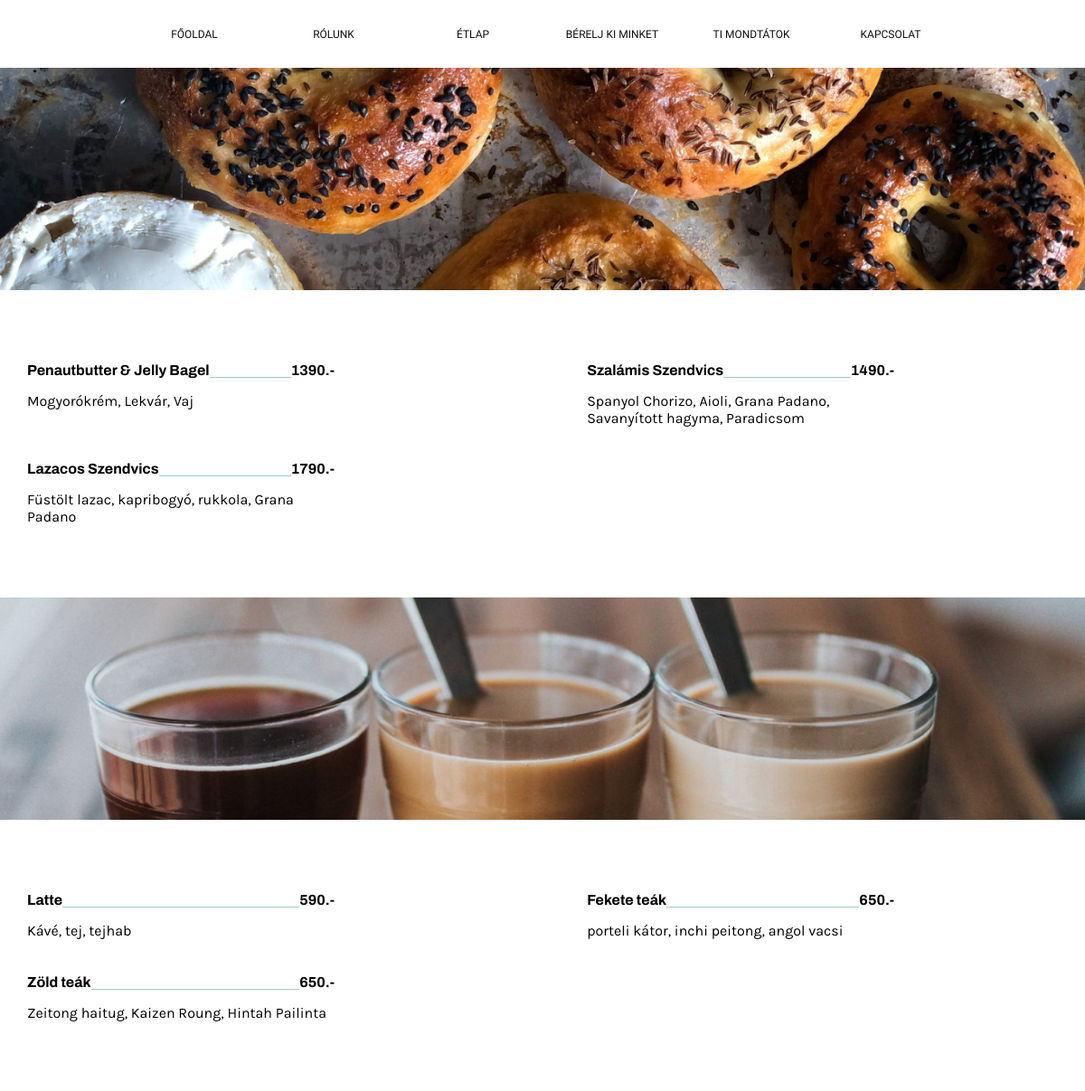
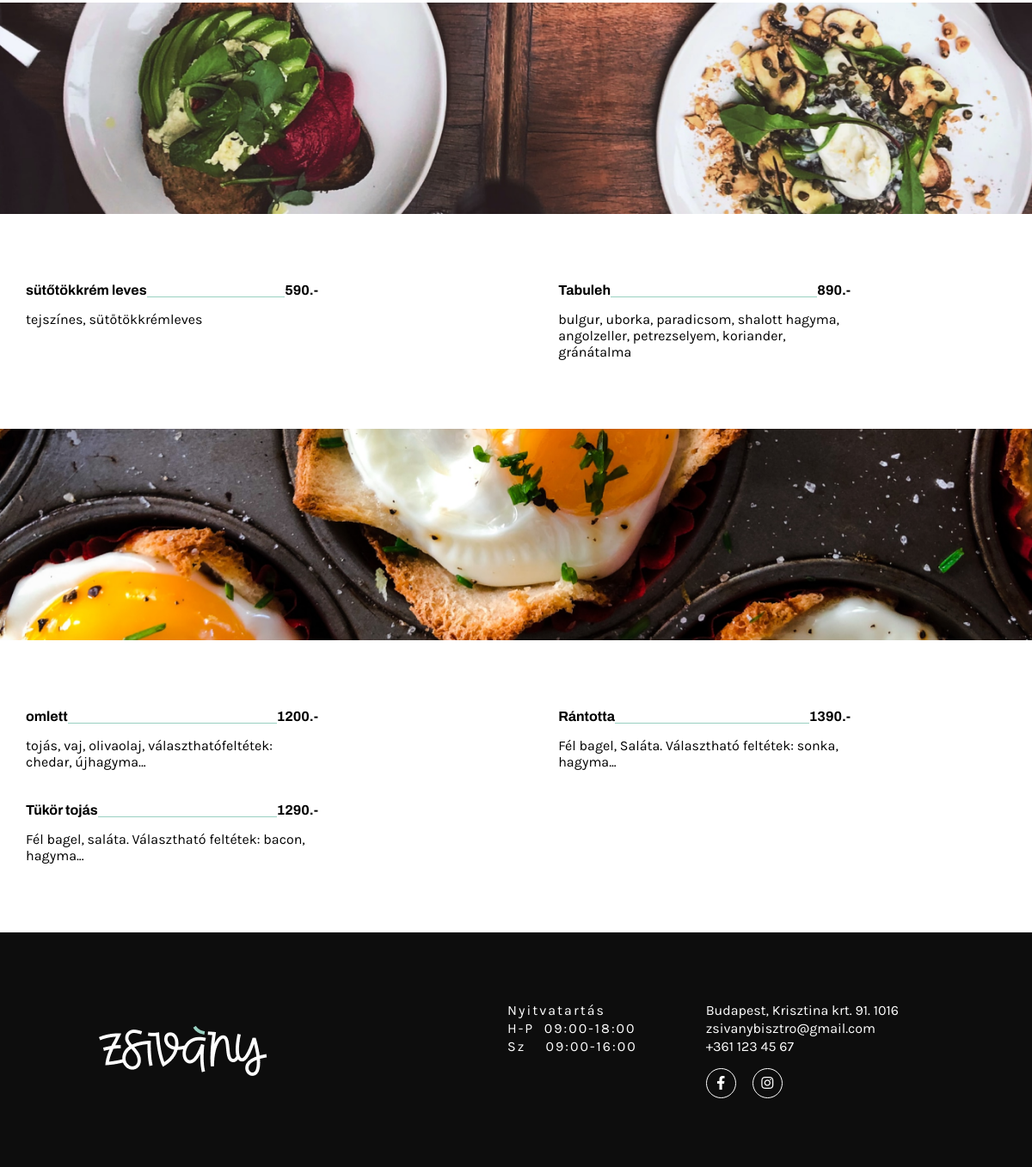
Screenshot of /etlap_sql.php with the database file from the repository (2 pictures, top to bottom).
### tables this page shows
CREATE TABLE `etelek` (
  `ID_kateg` varchar(10) NOT NULL,
  `ID` int(11) NOT NULL,
  `megnevezes` varchar(50) NOT NULL,
  `ar` int(8) NOT NULL,
  `leiras` text NOT NULL
);

### etlap_sql.php (the view, shortened to what this page needs)
  <link rel="stylesheet" href="CSS/utilityes.css">
  <link rel="stylesheet" href="CSS/style.css">
  <link rel="stylesheet" href="CSS/etlap.css">
  <link rel="stylesheet" href="https://cdnjs.cloudflare.com/ajax/libs/font-awesome/5.15.2/css/all.min.css"
 />
<?php
include('navbar.php');
include_once('dbconn.php');
$etlapSQL = "SELECT * FROM  etelek
ORDER BY ID_kateg";
$result = $db_conn->query($etlapSQL);
$count = $result->rowCount();
if($count > 0){
      $old_id="";
      foreach($result as $etlapData){;
        $megnevezes = $etlapData['megnevezes'];
        $ar = $etlapData['ar'];
        $leiras = $etlapData['leiras'];
      if($old_id != $etlapData['ID_kateg'] ){
        $old_id=$etlapData['ID_kateg'];
          if($img= $old_id){
          print '</div>';
          print "<div class='IMG' id='$img'><img src='ETLAP_img/$img.png'></div>";
          print '<div class="etlapGrid container">';
        }
       }
       $display='';
       $display.='<div class="etlapCard">';
       $display.="<h4>$megnevezes<div class='line'></div><span class='ar'>$ar.-</span></h4>";
       $display.="<p class='leiras'>$leiras</p>";
       $display.="</div>";
       print $display;
     }
    }
       print '</div>';
      include('footer.php');
?>

### navbar.php (shortened to what this page needs)
<div  class="container">
        <nav>
        <ul class="navbar">
          <li><a href="index.php">FŐOLDAL</a></li>
          <li><a href="#bemutat">RÓLUNK</a></li>
          <li><a href="etlap_sql.php">ÉTLAP</a></li>
          <li><a href="#Berelj">BÉRELJ KI MINKET</a></li>
          <li><a href="#tiMondtatok">TI MONDTÁTOK</a></li>
          <li><a href="#footer">KAPCSOLAT</a></li>
        </ul>
      </nav>
    </div>

### footer.php
<footer id="footer">
    <div class="footer-logo">
      <img src="hasznalhato_img/logo.png" alt="Zsivany_logo">
    </div>
    <div class="footer-info">
      <div class="nyitva pd-40">
        <p>Nyitvatartás<br>
          H-P &nbsp;09:00-18:00 <br>
          Sz &nbsp;&nbsp;&nbsp;09:00-16:00</p>
      </div>
      <div class=" pd-40">
        <p>Budapest, Krisztina krt. 91. 1016<br>
          zsivanybisztro@gmail.com<br>
          +361 123 45 67
        </p>
        <div class="social ">
          <a href="https://www.facebook.com/zsivanybudapest/"><i class="fab fa-facebook-f "></i></a>
          <a href="https://www.instagram.com/zsivanybudapest/?hl=en"><i class="fab fa-instagram fa-1x"></i></a>
        </div>
      </div>
    </div>
  </footer>

### CSS/utilityes.css (style rules this page uses)
.pd-40 { padding: 40px; }
.container { margin: auto; max-width: 1366px; }

### CSS/style.css (style rules this page uses)
* { box-sizing: border-box; padding: 0; margin: 0; }
h1,h2,h3,h4,h5,h6 { font-family: var(--header-font-family); }
::placeholder { font-family: var(--primay-font-family); color: #0D0D0D; font-size: 1rem; }
p { font-family: var(--primay-font-family); }
.navbar { height: 75px; width: 100%; display: flex; justify-content: center; align-items: center; padding: 20px; font-size: 0.75rem; line-height: 14px; white-space: nowrap; }
.navbar li { margin: 0 1em ; width:130px; height: 40px; display: flex; align-items: center; text-align: center; }
.navbar a { margin: auto; text-align: center; text-decoration: none; font-family: var(--navbar-font-family); color: var(--primary-bg-color); }
.line { display: inline-block; align-self: flex-end; width: 25em; height: 1px; background-color:var(--green-text-color); }
footer { width: 100vw; line-height: 21px; color: var(--secondary-text-color); background: var(--secondary-bg-color); display: flex; justify-content: space-around; align-items: center; }
.nyitva { line-height: 21px; letter-spacing: 2px; }
.footer-info { display: flex; flex-direction: row; padding: 40px 0; }
.social i { color: #fff; height: 35px; width: 35px; border: solid 1px #fff; border-radius: 50%; text-align: center; padding-top: 0.48rem; margin: 15px 15px 0 0; }

### CSS/etlap.css (style rules this page uses)
* { box-sizing: border-box; margin: 0; padding: 0; }
h1,h2,h3,h4,h5,h6 { font-family: var(--header-font-family); }
p { font-family: var(--primay-font-family); }
.IMG img { width: 100vw; position: relative; }
.etlapGrid { margin: 5em auto; display: grid; grid-template-columns:repeat(auto-fill,minmax(25em,1fr)) ; grid-row: auto; justify-self: center; grid-gap:2.4em; }
.etlapCard { width: 25em; padding: 0 30px ; }
.etlapCard h4 { width: 100%; display: flex; white-space: nowrap; padding-bottom: 1em; }
.ar { width: auto; }
.etlapCard h4,.line { width: 100%; }

### etlap_sql.php (style rules this page uses)
.navbar a { color: #0D0D0D; }

### rows the page displays
etelek: ID_kateg (picture), megnevezes "Penautbutter & Jelly Bagel", ar "1390", leiras "Mogyorókrém, Lekvár, Vaj"
etelek: megnevezes "Szalámis Szendvics", ar "1490", leiras "Spanyol Chorizo, Aioli, Grana Padano, Savanyított hagyma, Paradicsom"
etelek: megnevezes "Lazacos Szendvics", ar "1790", leiras "Füstölt lazac, kapribogyó, rukkola, Grana Padano"
etelek: ID_kateg (picture), megnevezes "Latte", ar "590", leiras "Kávé, tej, tejhab"
etelek: megnevezes "Fekete teák", ar "650", leiras "porteli kátor, inchi peitong, angol vacsi"
etelek: megnevezes "Zöld teák", ar "650", leiras "Zeitong haitug, Kaizen Roung, Hintah Pailinta"
etelek: ID_kateg (picture), megnevezes "sütőtökkrém leves", ar "590", leiras "tejszínes, sütőtökkrémleves"
etelek: megnevezes "Tabuleh", ar "890", leiras "bulgur, uborka, paradicsom, shalott hagyma, angolzeller, petrezselyem, koriander, gránátalma"
etelek: ID_kateg (picture), megnevezes "omlett", ar "1200", leiras "tojás, vaj, olivaolaj, választhatófeltétek: chedar, újhagyma..."
etelek: megnevezes "Rántotta", ar "1390", leiras "Fél bagel, Saláta. Választható feltétek: sonka, hagyma..."
etelek: megnevezes "Tükör tojás", ar "1290", leiras "Fél bagel, saláta. Választható feltétek: bacon, hagyma..."
